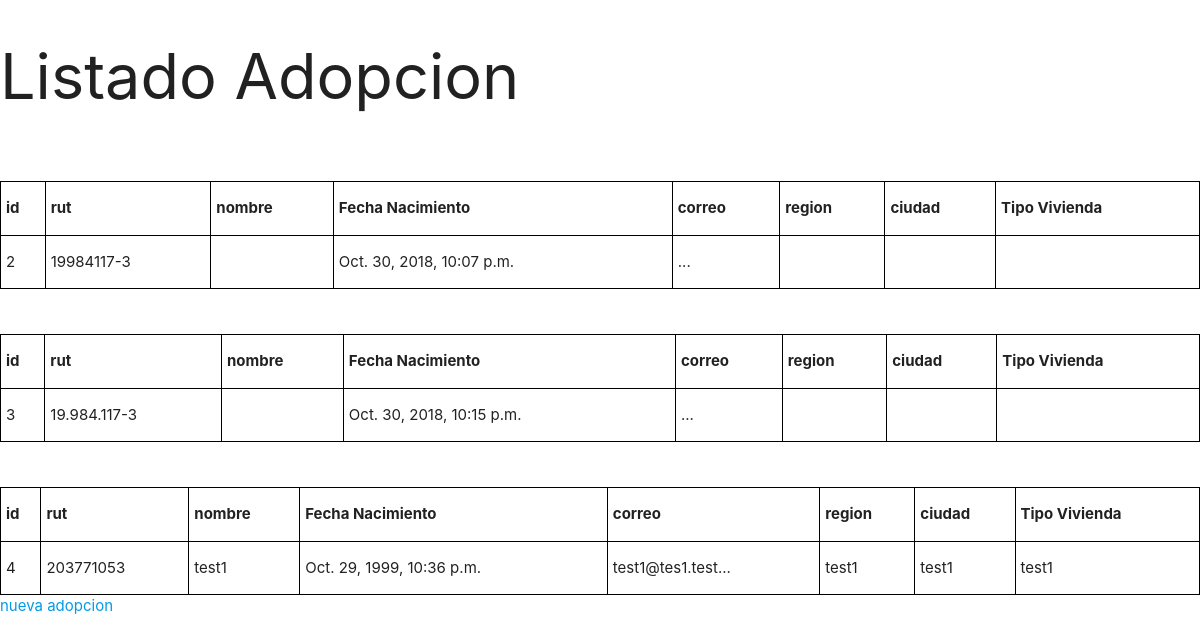
/formulario/, run on an earlier commit of the app's database.
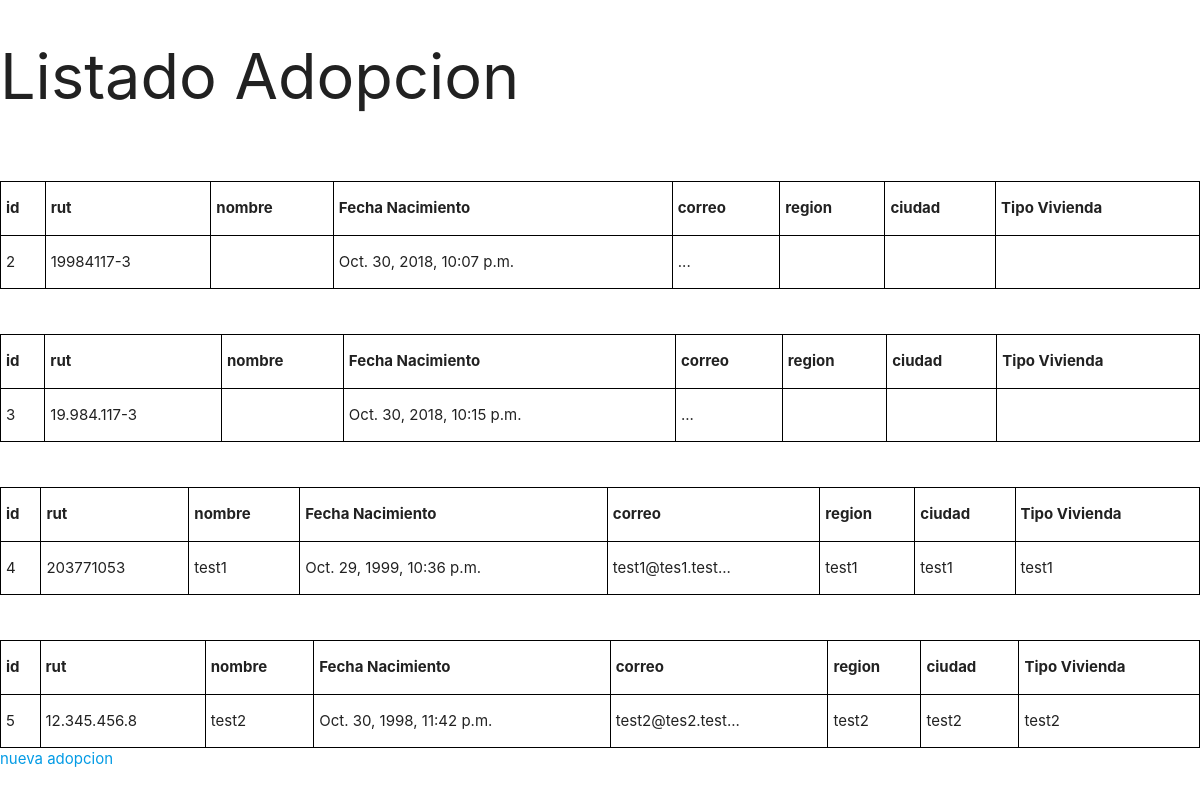
And on a later commit of the database.
### rescatados/models.py (models this page shows, shortened)
class FormularioAdopcion(models.Model):
    rut = models.CharField(max_length=12, help_text="Ej: 12.123.123-1" , unique=True)
    correo = models.CharField(max_length=100)
    nombre = models.CharField(max_length=60, help_text="Nombre Completo")
    fechaNac = models.DateTimeField(default=timezone.now)
    region = models.CharField(max_length=60, help_text="region")
    ciudad = models.CharField(max_length=60, help_text="ciudad")
    tipoVivienda = models.CharField(max_length=60, help_text="vivienda")
    def snippet(self):
        return self.correo[:15] + '...'

### rescatados/views.py (the view)
# urls.py: url(r'^formulario/',include('rescatados.urls')),
def formulario(request):
    FormAdopAll = FormularioAdopcion.objects.all().order_by('nombre')
    return render(request,'formularios/formulario.html', {'FormAdopAll':FormAdopAll})

### rescatados/templates/formularios/formulario.html (shortened to what this page needs)
{% load static from staticfiles %}
<!DOCTYPE html>
<html>
    <head>
        <link rel="stylesheet" href="{% static 'estilos.css'%}">
    </head>
    <Body>
        <h1>Listado Adopcion</h1>
        <div class="FormAdop">
            {% for FormularioAdopcion in FormAdopAll %}
        <div class="FormularioAdopcion">
            <table>
                    <tr>
                            <th>id</th><br>
                            <th>rut</th>
                            <th>nombre</th>
                            <th>Fecha Nacimiento</th>
                            <th>correo</th>
                            <th>region</th>
                            <th>ciudad</th>
                            <th>Tipo Vivienda</th>
                    </tr>
                <tr>
                    <td>{{FormularioAdopcion.id}}</td><br>
                    <td>{{FormularioAdopcion.rut}}</td>
                    <td>{{FormularioAdopcion.nombre}}</td>
                    <td>{{FormularioAdopcion.fechaNac}}</td>
                    <td>{{FormularioAdopcion.snippet}}</td>
                    <td>{{FormularioAdopcion.region}}</td>
                    <td>{{FormularioAdopcion.ciudad}}</td>
                    <td>{{FormularioAdopcion.tipoVivienda}}</td>
                </tr>
        </div>
            {% endfor  %}
        </div>
        <a href="{% url 'create_adopcion' %}">nueva adopcion</a>
    </Body>
</html>

What changed in the data, as far as the page shows it:
added FormularioAdopcion: id "5", rut "12.345.456.8", nombre "test2", fechaNac "Oct. 30, 1998, 11:42 p.m.", snippet "test2@tes2.test...", region "test2", ciudad "test2", tipoVivienda "test2"
